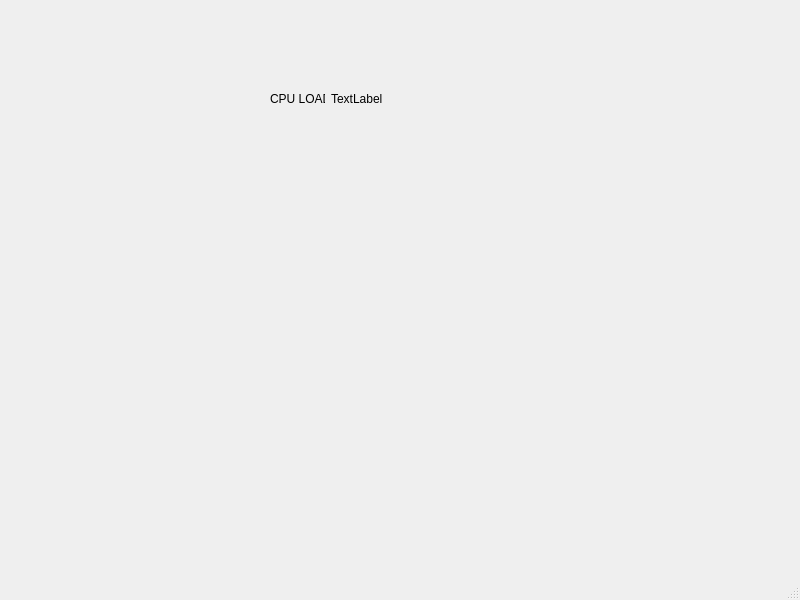
<?xml version="1.0" encoding="UTF-8"?>
<ui version="4.0">
 <class>MainWindow</class>
 <widget class="QMainWindow" name="MainWindow">
  <property name="geometry">
   <rect>
    <x>0</x>
    <y>0</y>
    <width>800</width>
    <height>600</height>
   </rect>
  </property>
  <property name="windowTitle">
   <string>MainWindow</string>
  </property>
  <widget class="QWidget" name="centralwidget">
   <widget class="QWidget" name="">
    <property name="geometry">
     <rect>
      <x>270</x>
      <y>90</y>
      <width>113</width>
      <height>18</height>
     </rect>
    </property>
    <layout class="QHBoxLayout" name="horizontalLayout">
     <item>
      <widget class="QLabel" name="label_cpu">
       <property name="text">
        <string>CPU LOAD</string>
       </property>
      </widget>
     </item>
     <item>
      <widget class="QLabel" name="cpu_data">
       <property name="text">
        <string>TextLabel</string>
       </property>
      </widget>
     </item>
    </layout>
   </widget>
  </widget>
  <widget class="QMenuBar" name="menubar">
   <property name="geometry">
    <rect>
     <x>0</x>
     <y>0</y>
     <width>800</width>
     <height>21</height>
    </rect>
   </property>
  </widget>
  <widget class="QStatusBar" name="statusbar"/>
 </widget>
 <resources/>
 <connections/>
</ui>
